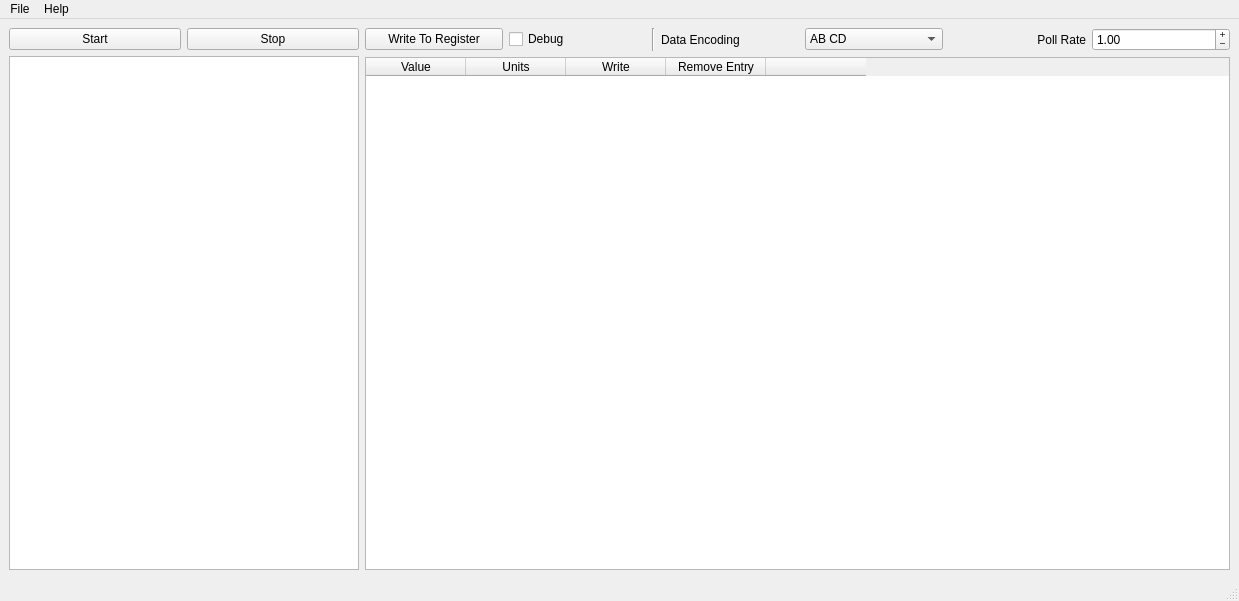
<?xml version="1.0" encoding="UTF-8"?>
<ui version="4.0">
 <class>MainWindow</class>
 <widget class="QMainWindow" name="MainWindow">
  <property name="geometry">
   <rect>
    <x>0</x>
    <y>0</y>
    <width>1239</width>
    <height>601</height>
   </rect>
  </property>
  <property name="windowTitle">
   <string>Modbus Master Tool</string>
  </property>
  <property name="windowIcon">
   <iconset>
    <normaloff>../modbus.png</normaloff>../modbus.png</iconset>
  </property>
  <widget class="QWidget" name="centralwidget">
   <layout class="QHBoxLayout" name="horizontalLayout_3">
    <item>
     <layout class="QVBoxLayout" name="verticalLayout_2">
      <item>
       <layout class="QHBoxLayout" name="horizontalLayout">
        <item>
         <widget class="QPushButton" name="btnStart">
          <property name="text">
           <string>Start</string>
          </property>
         </widget>
        </item>
        <item>
         <widget class="QPushButton" name="btnStop">
          <property name="text">
           <string>Stop</string>
          </property>
         </widget>
        </item>
       </layout>
      </item>
      <item>
       <widget class="QTreeWidget" name="treeWidget">
        <property name="maximumSize">
         <size>
          <width>350</width>
          <height>16777215</height>
         </size>
        </property>
        <property name="rootIsDecorated">
         <bool>true</bool>
        </property>
        <property name="uniformRowHeights">
         <bool>false</bool>
        </property>
        <property name="itemsExpandable">
         <bool>true</bool>
        </property>
        <property name="animated">
         <bool>true</bool>
        </property>
        <property name="headerHidden">
         <bool>true</bool>
        </property>
        <attribute name="headerVisible">
         <bool>false</bool>
        </attribute>
        <column>
         <property name="text">
          <string notr="true">1</string>
         </property>
        </column>
       </widget>
      </item>
     </layout>
    </item>
    <item>
     <layout class="QVBoxLayout" name="verticalLayout">
      <item>
       <layout class="QHBoxLayout" name="horizontalLayout_2">
        <item>
         <widget class="QPushButton" name="btnWrite">
          <property name="text">
           <string>Write To Register</string>
          </property>
         </widget>
        </item>
        <item>
         <widget class="QCheckBox" name="checkDebug">
          <property name="text">
           <string>Debug</string>
          </property>
         </widget>
        </item>
        <item>
         <widget class="Line" name="line">
          <property name="orientation">
           <enum>Qt::Vertical</enum>
          </property>
         </widget>
        </item>
        <item>
         <widget class="QLabel" name="label_2">
          <property name="text">
           <string>Data Encoding</string>
          </property>
         </widget>
        </item>
        <item>
         <widget class="QComboBox" name="comboBoxDataEncode">
          <item>
           <property name="text">
            <string>AB CD</string>
           </property>
          </item>
          <item>
           <property name="text">
            <string>CD AB</string>
           </property>
          </item>
          <item>
           <property name="text">
            <string>BA DC</string>
           </property>
          </item>
          <item>
           <property name="text">
            <string>DC BA</string>
           </property>
          </item>
         </widget>
        </item>
        <item>
         <widget class="QLabel" name="label">
          <property name="text">
           <string>Poll Rate</string>
          </property>
          <property name="alignment">
           <set>Qt::AlignRight|Qt::AlignTrailing|Qt::AlignVCenter</set>
          </property>
         </widget>
        </item>
        <item>
         <widget class="QDoubleSpinBox" name="spinBoxPollRate">
          <property name="buttonSymbols">
           <enum>QAbstractSpinBox::PlusMinus</enum>
          </property>
          <property name="singleStep">
           <double>0.100000000000000</double>
          </property>
          <property name="value">
           <double>1.000000000000000</double>
          </property>
         </widget>
        </item>
       </layout>
      </item>
      <item>
       <widget class="QTableWidget" name="tableWidget">
        <property name="gridStyle">
         <enum>Qt::SolidLine</enum>
        </property>
        <property name="cornerButtonEnabled">
         <bool>false</bool>
        </property>
        <attribute name="horizontalHeaderVisible">
         <bool>true</bool>
        </attribute>
        <attribute name="horizontalHeaderShowSortIndicator" stdset="0">
         <bool>false</bool>
        </attribute>
        <attribute name="horizontalHeaderStretchLastSection">
         <bool>false</bool>
        </attribute>
        <attribute name="verticalHeaderVisible">
         <bool>true</bool>
        </attribute>
        <attribute name="verticalHeaderCascadingSectionResizes">
         <bool>false</bool>
        </attribute>
        <attribute name="verticalHeaderShowSortIndicator" stdset="0">
         <bool>false</bool>
        </attribute>
        <attribute name="verticalHeaderStretchLastSection">
         <bool>false</bool>
        </attribute>
        <column>
         <property name="text">
          <string>Value</string>
         </property>
        </column>
        <column>
         <property name="text">
          <string>Units</string>
         </property>
        </column>
        <column>
         <property name="text">
          <string>Write</string>
         </property>
        </column>
        <column>
         <property name="text">
          <string>Remove Entry</string>
         </property>
        </column>
        <column>
         <property name="text">
          <string/>
         </property>
        </column>
       </widget>
      </item>
     </layout>
    </item>
   </layout>
  </widget>
  <widget class="QStatusBar" name="statusBar"/>
  <widget class="QMenuBar" name="menuBar">
   <property name="geometry">
    <rect>
     <x>0</x>
     <y>0</y>
     <width>1239</width>
     <height>21</height>
    </rect>
   </property>
   <widget class="QMenu" name="menuFile">
    <property name="title">
     <string>File</string>
    </property>
    <addaction name="actionSetup"/>
    <addaction name="separator"/>
    <addaction name="actionQuit"/>
   </widget>
   <widget class="QMenu" name="menuHelp">
    <property name="title">
     <string>Help</string>
    </property>
   </widget>
   <addaction name="menuFile"/>
   <addaction name="menuHelp"/>
  </widget>
  <action name="actionSetup">
   <property name="text">
    <string>Setup</string>
   </property>
  </action>
  <action name="actionQuit">
   <property name="text">
    <string>Quit</string>
   </property>
  </action>
 </widget>
 <resources/>
 <connections/>
</ui>
